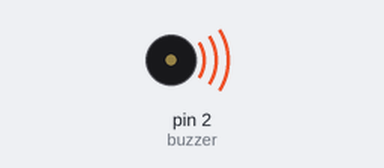
The sketch below on a simulated Arduino Uno, built with avr-gcc and run on an emulated ATmega328P. Shown: buzzer (waves = sounding).

Above: at 0.1 s.
Timing chart, 0 to 3.0 s (numbered marks = the images above):
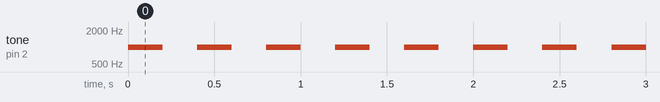

Measured:
- by itself, tone on pin 2 (buzzer): alternates 1000 Hz for 0.20 s and silent for 0.20 s

The sketch:

iago-exercise-002.ino
```cpp
#define buzzer 2

void setup() {
  pinMode(buzzer,OUTPUT);
}

void loop() {
  tone(buzzer, 1000); // Send 1KHz sound signal...
  delay(200);        // ...for 1 sec
  noTone(buzzer);     // Stop sound...
  delay(200);        // ...for 1sec
}
```
